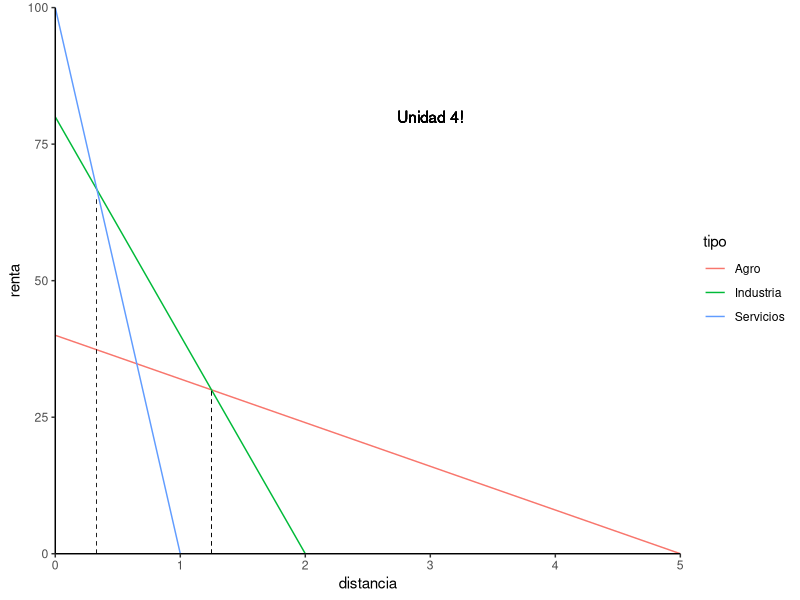

The R script that drew this image:
## ---- chunk 1
df <- data.frame(tipo = c("Servicios","Servicios","Industria","Industria","Agro","Agro"),
                 renta = c(100, 0, 80, 0, 40, 0),
                 distancia = c(0, 1, 0, 2, 0, 5))
library(ggplot2)
ggplot(data=df, aes(x=distancia, y=renta, group = tipo)) +
  geom_line(aes(color = tipo)) +
  geom_segment(aes(x=0.33,xend=0.33,y=0,yend=65),
               colour = "black" , linewidth = 0.1, linetype = "dashed") +
  geom_segment(aes(x=1.25,xend=1.25,y=0,yend=30),
               colour = "black" , linewidth = 0.15, linetype = "dashed") +
  theme_classic() +
  scale_x_continuous(expand = c(0, 0)) + scale_y_continuous(expand = c(0, 0)) +
    geom_text(x=3, y=80, label="Unidad 4!")
